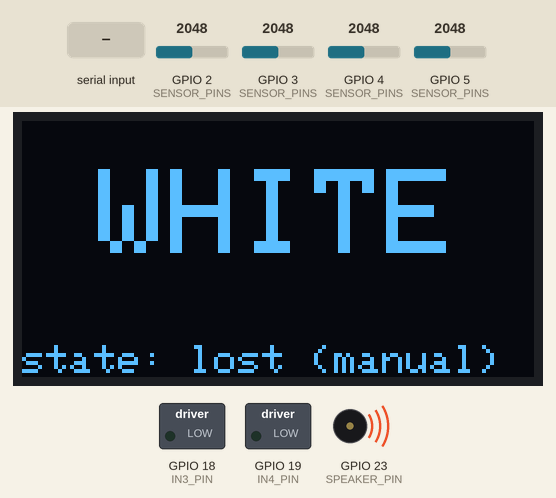
Bench run of a sketch on a simulated ESP32-C6. On the bench: 128×64 one-colour display, switched loads named in the sketch (green lamp = pin HIGH), buzzer (waves = sounding). The inputs (shaded band) are chosen by the test bench; at power-on: GPIO 4 (SENSOR_PINS) = 2048, GPIO 5 (SENSOR_PINS) = 2048, GPIO 2 (SENSOR_PINS) = 2048, GPIO 3 (SENSOR_PINS) = 2048 (analog values on the 0–4095 scale). What the sketch prints to the serial monitor is not drawn.

Above: at 1.2 s.
1.3 s: "S\n" received over Serial
At 2.0 s:
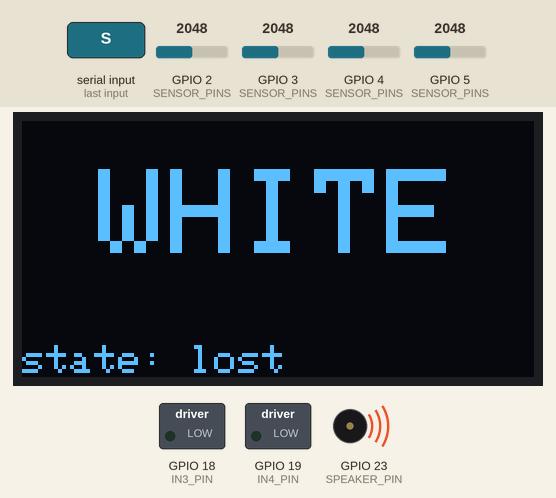
2.8 s: GPIO 4 (SENSOR_PINS) set to 1829
4.3 s: GPIO 4 (SENSOR_PINS) set to 1774
At 4.8 s:
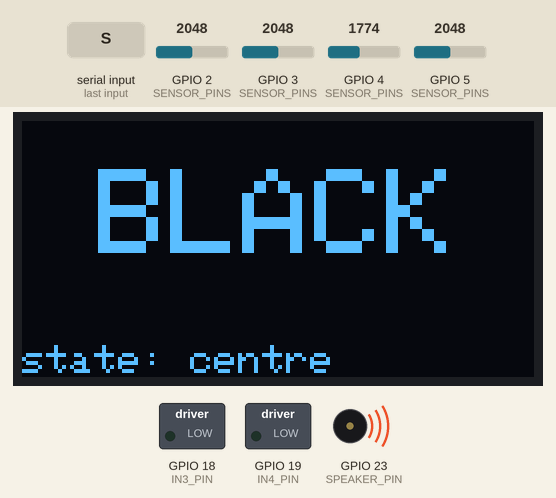
5.8 s: GPIO 5 (SENSOR_PINS) set to 1920
At 7.0 s:
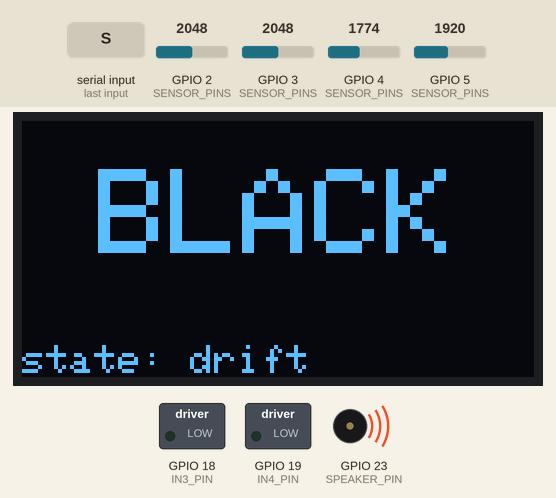
7.3 s: GPIO 4 (SENSOR_PINS) set to 1865
8.8 s: GPIO 4 (SENSOR_PINS) set to 1966
At 9.6 s:
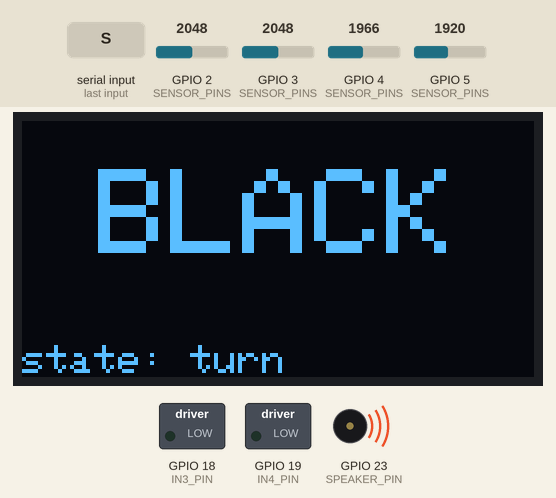
Timing chart, 0 to 11.3 s (numbered marks = the images above; inputs shaded):
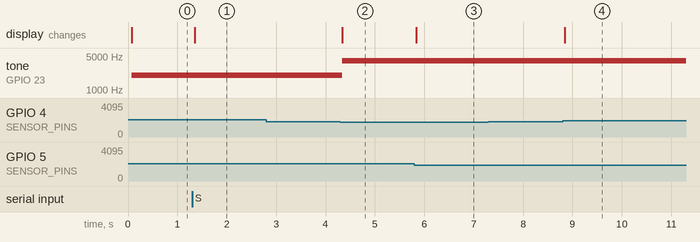

The sketch:

line_motor.ino
```cpp
// Sensor-driven motor: the IR array decides how fast the motor runs.
// Driven by tools/line_web.py, but any serial monitor works.
//
// Target: ESP32-C6-DevKitM-1, arduino-esp32 3.x, USB CDC On Boot enabled.
// Sensors: VOUT1-VOUT4 on GPIO2, GPIO3, GPIO4, GPIO5 (wiring as of 2026-10-29).
// Motor: DRV8833 channel B (IN3/IN4 -> OUT3/OUT4), as in motor_control.
// OLED: 128x64 SSD1306 at I2C 0x3C, SDA on GPIO21, SCL on GPIO22. Shows WHITE or
// BLACK (BLACK if VOUT3 or VOUT4 sees black) and the line state. The display is
// probed every 2 s, so it can be plugged in or fixed while the sketch runs.
// Piezo: PAM8904 piezo driver, SIG on GPIO23. Plays a low tone over white and a high tone
// over black (black as on the OLED: VOUT3 or VOUT4 sees black). U 0 mutes it.
//
// Steering test: VOUT3 is the centre sensor and VOUT4 the outer one. Their
// black/white pattern gives a line state, and each state has its own motor
// speed, standing in for one wheel's speed in a turn:
//   VOUT3 black, VOUT4 white  centre   line under the middle, go straight
//   VOUT3 black, VOUT4 black  drift    line moving toward the VOUT4 side
//   VOUT3 white, VOUT4 black  turn     line on the VOUT4 side, turn hard
//   both white                lost     no line, stop
// A disabled sensor always counts as white. Auto mode is off at boot, so the
// motor never moves until it is enabled.
//
// Manual input: while the sensor board is away (2026-10-30), each sensor's
// black/white is set by K commands instead of its reading. Everything downstream
// (line state, motor, OLED, piezo) works as with the sensors. Readings are still
// taken and streamed; S 0 goes back to them. Manual is on at boot (DEFAULT_MANUAL).
//
// Each sensor's black/white flips only once its reading is HYSTERESIS_MV past
// the threshold, so a reading sitting on the threshold does not chatter.
//
// Commands, one per line at 115200 baud:
//   A <0|1>      auto mode off / on (off also stops the motor)
//   V <s> <n>    speed for state s (0 lost, 1 centre, 2 drift, 3 turn), 0..255
//                (same calibrated scale as motor_control's M)
//   T <i> <mv>   threshold for sensor i (1-4) in millivolts; below = black
//   E <i> <0|1>  ignore / use sensor i
//   M <n>        manual speed -255..255 (turns auto off)
//   B            brake (turns auto off)
//   U <0|1>      speaker off / on
//   F <w> <b>    tone in Hz over white / over black, 20..20000
//   S <0|1>      black/white from the sensor readings / from K (manual)
//   K <i> <0|1>  in manual, sensor i (1-4) sees white / black
//   ?            report the config
// Streamed every 50 ms:
//   D <mv1> <mv2> <mv3> <mv4> black=<bits VOUT1..4> state=<s> speed=<n> duty=<n> mode=<m> auto=<0|1>
//     oled=<0|1> tone=<hz>  (oled: 1 when the display answers on I2C; tone: 0 when silent)
// Answered after each command:
//   CFG auto=<0|1> sp=<lost>,<centre>,<drift>,<turn> th=<mv1>,<mv2>,<mv3>,<mv4> en=<bits VOUT1..4> snd=<0|1> hz=<white>,<black>
//     man=<0|1> frc=<bits VOUT1..4>

#include <Wire.h>
#include <Adafruit_GFX.h>
#include <Adafruit_SSD1306.h>

const int NUM_SENSORS = 4;
const uint8_t SENSOR_PINS[NUM_SENSORS] = {2, 3, 4, 5};   // VOUT1..VOUT4
const uint8_t SAMPLES = 32;

const int IN3_PIN   = 18;
const int IN4_PIN   = 19;
const int SLEEP_PIN = -1;      // GPIO wired to the driver's sleep pin, or -1 if tied to 3.3 V

const int PWM_FREQ = 20000;    // 20 kHz, above audible range
const int PWM_BITS = 8;        // duty 0..255

// Lowest duty that starts the motor from rest: 66% (168/255) at 6 V,
// measured 2026-10-16. Re-measure with motor_control's R command if the supply changes.
const int MIN_DUTY = 168;

// Fitted from the 2026-10-29 tape recordings: midway between each sensor's
// white 5th percentile and black 95th percentile. VOUT1 (inconsistent with
// tape position) and VOUT2 (saturated near 3.35 V) are left out of the rule
// until their hardware is checked.
const int DEFAULT_THRESHOLD_MV[NUM_SENSORS] = {650, 800, 1500, 1650};
const bool DEFAULT_ENABLED[NUM_SENSORS] = {false, false, true, true};
const int HYSTERESIS_MV = 50;
const bool DEFAULT_MANUAL = true;   // sensor board unplugged for now
const uint16_t PRINT_INTERVAL_MS = 50;

const int SCREEN_W = 128;
const int SCREEN_H = 64;
const uint8_t OLED_ADDR = 0x3C;
const int OLED_SDA_PIN = 21;
const int OLED_SCL_PIN = 22;
const uint16_t OLED_PROBE_INTERVAL_MS = 2000;

const int SPEAKER_PIN = 23;
// Piezos are loudest near their 2-4 kHz resonance and faint below ~1 kHz.
const uint32_t DEFAULT_WHITE_TONE_HZ = 2000;
const uint32_t DEFAULT_BLACK_TONE_HZ = 4000;  // an octave up

const int CENTRE_SENSOR = 2;   // VOUT3
const int OUTER_SENSOR = 3;    // VOUT4

enum LineState { LOST, CENTRE, DRIFT, TURN, NUM_STATES };
const char *STATE_NAMES[NUM_STATES] = {"lost", "centre", "drift", "turn"};
const int DEFAULT_STATE_SPEED[NUM_STATES] = {0, 128, 191, 255};   // 0%, 50%, 75%, 100%

int thresholdMv[NUM_SENSORS];
bool enabled[NUM_SENSORS];
uint32_t readingMv[NUM_SENSORS];
bool black[NUM_SENSORS];
bool manual = DEFAULT_MANUAL;
bool forcedBlack[NUM_SENSORS];
bool autoMode = false;
int stateSpeed[NUM_STATES];
LineState lineState = LOST;

int curSpeed = 0;
int curDuty = 0;
bool braking = false;
String line;
uint32_t lastPrint = 0;

Adafruit_SSD1306 display(SCREEN_W, SCREEN_H, &Wire, -1);
bool oledOk = false;
bool oledDirty = true;
uint32_t lastOledProbe = 0;
bool shownBlack = false;
LineState shownState = LOST;
bool shownManual = false;

bool soundOn = true;
uint32_t whiteToneHz = DEFAULT_WHITE_TONE_HZ;
uint32_t blackToneHz = DEFAULT_BLACK_TONE_HZ;
uint32_t toneHz = 0;

// The first read after switching channels is discarded: the ADC's sample
// capacitor still holds charge from the previous channel.
uint32_t readAveragedMillivolts(uint8_t pin) {
  analogReadMilliVolts(pin);

  uint32_t sum = 0;
  for (uint8_t i = 0; i < SAMPLES; i++) {
    sum += analogReadMilliVolts(pin);
  }
  return sum / SAMPLES;
}

// Updates black[i] from the latest reading, holding it inside the hysteresis band.
void updateBlack(int i) {
  if ((int)readingMv[i] < thresholdMv[i] - HYSTERESIS_MV) black[i] = true;
  else if ((int)readingMv[i] > thresholdMv[i] + HYSTERESIS_MV) black[i] = false;
}

LineState currentState() {
  bool centre = enabled[CENTRE_SENSOR] && black[CENTRE_SENSOR];
  bool outer = enabled[OUTER_SENSOR] && black[OUTER_SENSOR];
  return centre ? (outer ? DRIFT : CENTRE) : (outer ? TURN : LOST);
}

const char *modeName() {
  return braking ? "brake" : curDuty > 0 ? "forward" : curDuty < 0 ? "reverse" : "coast";
}

// duty: -255 (full reverse) to +255 (full forward), 0 = coast. No scaling.
void setDuty(int duty) {
  duty = constrain(duty, -255, 255);
  ledcWrite(IN3_PIN, duty > 0 ? duty : 0);
  ledcWrite(IN4_PIN, duty < 0 ? -duty : 0);
  curDuty = duty;
  braking = false;
}

// speed: -255 (full reverse) to +255 (full forward), 0 = coast.
// Speeds 1..255 map onto MIN_DUTY..255 so any non-zero speed turns the motor.
void setMotor(int speed) {
  speed = constrain(speed, -255, 255);
  int duty = speed == 0 ? 0 : map(abs(speed), 1, 255, MIN_DUTY, 255);
  setDuty(speed < 0 ? -duty : duty);
  curSpeed = speed;
}

void brake() {
  ledcWrite(IN3_PIN, 255);
  ledcWrite(IN4_PIN, 255);
  curSpeed = curDuty = 0;
  braking = true;
}

void reportConfig() {
  Serial.printf("CFG auto=%d sp=%d,%d,%d,%d th=%d,%d,%d,%d en=", autoMode,
                stateSpeed[LOST], stateSpeed[CENTRE], stateSpeed[DRIFT], stateSpeed[TURN],
                thresholdMv[0], thresholdMv[1], thresholdMv[2], thresholdMv[3]);
  for (int i = 0; i < NUM_SENSORS; i++) Serial.print(enabled[i] ? '1' : '0');
  Serial.printf(" snd=%d hz=%lu,%lu man=%d frc=", soundOn, (unsigned long)whiteToneHz, (unsigned long)blackToneHz,
                manual);
  for (int i = 0; i < NUM_SENSORS; i++) Serial.print(forcedBlack[i] ? '1' : '0');
  Serial.println();
}

void reportData() {
  Serial.printf("D %lu %lu %lu %lu black=", (unsigned long)readingMv[0], (unsigned long)readingMv[1],
                (unsigned long)readingMv[2], (unsigned long)readingMv[3]);
  for (int i = 0; i < NUM_SENSORS; i++) Serial.print(black[i] ? '1' : '0');
  Serial.printf(" state=%s speed=%d duty=%d mode=%s auto=%d oled=%d tone=%lu\n", STATE_NAMES[lineState],
                curSpeed, curDuty, modeName(), autoMode, oledOk, (unsigned long)toneHz);
}

// Checks whether the OLED answers, (re)initialising it when it appears.
void probeOled() {
  Wire.beginTransmission(OLED_ADDR);
  bool present = Wire.endTransmission() == 0;
  if (present && !oledOk) {
    display.begin(SSD1306_SWITCHCAPVCC, OLED_ADDR);
    display.setTextColor(SSD1306_WHITE);
    oledDirty = true;
  }
  oledOk = present;
}

// Redraws only when the shown word or state changes: a full frame takes ~25 ms
// of I2C, which would otherwise stall the sensor loop.
void updateOled() {
  bool lineBlack = lineState != LOST;
  if (!oledOk || (!oledDirty && lineBlack == shownBlack && lineState == shownState && manual == shownManual)) return;
  shownManual = manual;
  shownBlack = lineBlack;
  shownState = lineState;
  oledDirty = false;

  display.clearDisplay();
  const char *word = lineBlack ? "BLACK" : "WHITE";
  display.setTextSize(3);
  int16_t x, y;
  uint16_t w, h;
  display.getTextBounds(word, 0, 0, &x, &y, &w, &h);
  display.setCursor((SCREEN_W - w) / 2, (48 - h) / 2);
  display.print(word);
  display.setTextSize(1);
  display.setCursor(0, SCREEN_H - 8);
  display.printf("state: %s%s", STATE_NAMES[lineState], manual ? " (manual)" : "");
  display.display();
}

// Changes the speaker tone only when it differs: retuning the timer resets the waveform.
void updateTone() {
  uint32_t want = !soundOn ? 0 : lineState == LOST ? whiteToneHz : blackToneHz;
  if (want == toneHz) return;
  ledcWriteTone(SPEAKER_PIN, want);   // 0 Hz silences the pin
  toneHz = want;
}

// Returns the sensor index (0-3) parsed from a 1-based argument, or -1.
int sensorArg(const String &arg) {
  int i = arg.toInt() - 1;
  return i >= 0 && i < NUM_SENSORS ? i : -1;
}

void handleLine(String cmd) {
  cmd.trim();
  if (cmd.length() == 0) return;
  char c = toupper(cmd[0]);
  String args = cmd.substring(1);
  args.trim();
  int space = args.indexOf(' ');
  if (c == 'A') {
    autoMode = args.toInt() != 0;
    if (!autoMode) setMotor(0);
  } else if (c == 'V' && space > 0) {
    int s = args.substring(0, space).toInt();
    if (s >= 0 && s < NUM_STATES) stateSpeed[s] = constrain(args.substring(space + 1).toInt(), 0, 255);
  } else if ((c == 'T' || c == 'E' || c == 'K') && space > 0 && sensorArg(args.substring(0, space)) >= 0) {
    int i = sensorArg(args.substring(0, space));
    int v = args.substring(space + 1).toInt();
    if (c == 'T') thresholdMv[i] = constrain(v, 0, 3300);
    else if (c == 'E') enabled[i] = v != 0;
    else forcedBlack[i] = v != 0;
  } else if (c == 'S') {
    manual = args.toInt() != 0;
  } else if (c == 'M') {
    autoMode = false;
    setMotor(args.toInt());
  } else if (c == 'B') {
    autoMode = false;
    brake();
  } else if (c == 'U') {
    soundOn = args.toInt() != 0;
  } else if (c == 'F' && space > 0) {
    whiteToneHz = constrain(args.substring(0, space).toInt(), 20, 20000);
    blackToneHz = constrain(args.substring(space + 1).toInt(), 20, 20000);
  } else if (c != '?') {
    Serial.printf("ERR unknown command: %s\n", cmd.c_str());
    return;
  }
  reportConfig();
}

void setup() {
  Serial.begin(115200);

  analogReadResolution(12);
  for (int i = 0; i < NUM_SENSORS; i++) {
    // 11 dB attenuation gives a usable range of roughly 0.15-3.1 V.
    analogSetPinAttenuation(SENSOR_PINS[i], ADC_11db);
    thresholdMv[i] = DEFAULT_THRESHOLD_MV[i];
    enabled[i] = DEFAULT_ENABLED[i];
    black[i] = false;
    forcedBlack[i] = false;
  }
  for (int s = 0; s < NUM_STATES; s++) stateSpeed[s] = DEFAULT_STATE_SPEED[s];

  if (SLEEP_PIN >= 0) {
    pinMode(SLEEP_PIN, OUTPUT);
    digitalWrite(SLEEP_PIN, HIGH);   // wake the driver
  }

  ledcAttach(IN3_PIN, PWM_FREQ, PWM_BITS);
  ledcAttach(IN4_PIN, PWM_FREQ, PWM_BITS);
  setMotor(0);
  // Attached after the motor pins so it gets its own LEDC timer: ledcWriteTone
  // retunes the timer, which must not change the motor's 20 kHz.
  ledcAttach(SPEAKER_PIN, DEFAULT_WHITE_TONE_HZ, PWM_BITS);
  ledcWriteTone(SPEAKER_PIN, 0);

  Wire.begin(OLED_SDA_PIN, OLED_SCL_PIN);
  Wire.setClock(400000);
  probeOled();

  Serial.println("READY line_motor");
  reportConfig();
}

void loop() {
  while (Serial.available()) {
    char c = Serial.read();
    if (c == '\n' || c == '\r') {
      handleLine(line);
      line = "";
    } else if (line.length() < 32) {
      line += c;
    }
  }

  for (int i = 0; i < NUM_SENSORS; i++) {
    readingMv[i] = readAveragedMillivolts(SENSOR_PINS[i]);
    if (manual) black[i] = forcedBlack[i];
    else updateBlack(i);
  }
  lineState = currentState();

  if (autoMode) {
    int target = stateSpeed[lineState];
    if (target != curSpeed || braking) setMotor(target);
  }

  if (millis() - lastOledProbe >= OLED_PROBE_INTERVAL_MS) {
    lastOledProbe = millis();
    probeOled();
  }
  updateOled();
  updateTone();

  if (millis() - lastPrint >= PRINT_INTERVAL_MS) {
    lastPrint = millis();
    reportData();
  }
}
```

Measured:
- the behaviour switches between 1800 and 1799 on GPIO 4 (SENSOR_PINS) (found by bisection; images 1 and 2)
- the behaviour switches between 1986 and 1985 on GPIO 5 (SENSOR_PINS) (found by bisection; images 2 and 3)
- the behaviour switches between 1924 and 1925 on GPIO 4 (SENSOR_PINS) (found by bisection; images 3 and 4)
- after the input at 1.3 s, the display: changes after 0.05 s (image 1)
- after the input at 2.8 s, every drawn part: stays the same
- after the input at 4.3 s, tone on GPIO 23 (SPEAKER_PIN): 2000 Hz → 4000 Hz at once; the display: changes at once (image 2)
- after the input at 5.8 s, the display: changes at once (image 3)
- after the input at 7.3 s, every drawn part: stays the same
- after the input at 8.8 s, the display: changes at once (image 4)
